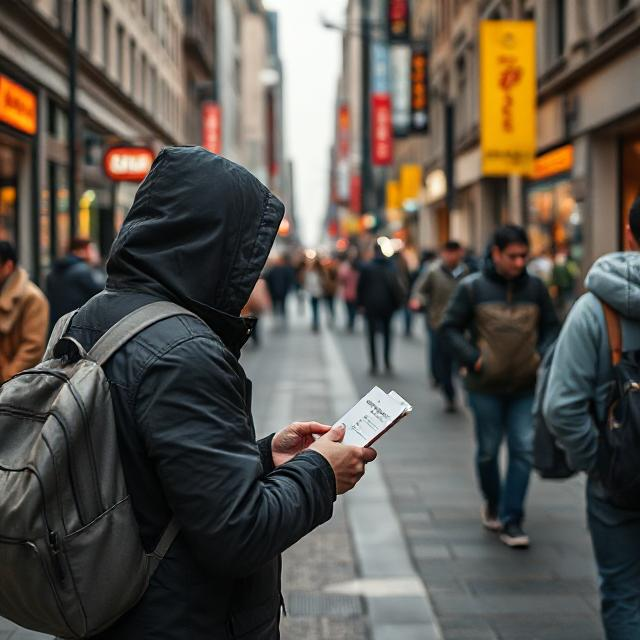
#> input picture 08_face_blur_tool/input/image1.jpg, 640 x 640 px; its folder holds only this picture in this run
$ python main.py
#> lines starting #> are read from the running program, lines starting #| are printed output that depends on the picture
#> the answer given: input
from pathlib import Path
import shutil
import cv2
from PIL import Image

BASE_DIR = Path(__file__).resolve().parent


def face_blur(path):
    output_dir = BASE_DIR / "output"

    if output_dir.exists():
        confirm = input("Output folder exists. Delete and continue? (y/n): ").lower()
        if confirm != "y":
            print("Cancelled.")
            return
        shutil.rmtree(output_dir)

    output_dir.mkdir(parents=True, exist_ok=True)


    records = 0
    cascade_path = cv2.data.haarcascades + "haarcascade_frontalface_default.xml"
    face_cascade = cv2.CascadeClassifier(cascade_path)


    for file in path.rglob("*"):

        file = Path(file)
        try:


            if file.is_file() and file.suffix.lower() in [".jpg", ".jpeg", ".png", ".webp", ".avif"]:

                image = cv2.imread(str(file))
#> image is the input picture: shape (640, 640, 3); mean B, G, R 78.2, 85.8, 91.3
                if image is None:
                    continue

                # Convert to grayscale for detection
                gray = cv2.cvtColor(image, cv2.COLOR_BGR2GRAY)
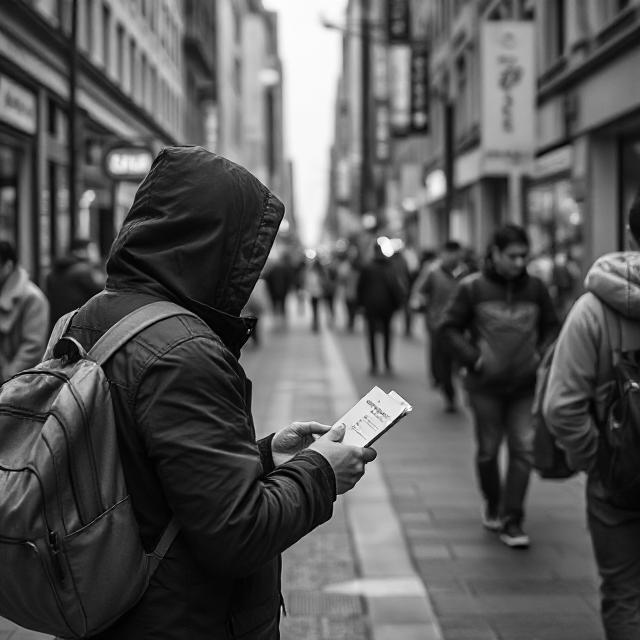
#> gray: shape (640, 640); min 0, max 255, mean 86.6

                faces = face_cascade.detectMultiScale(
                gray,
                    scaleFactor=1.1,
                    minNeighbors=5,
                    minSize=(30, 30)
                )
#> faces = ()

                print(f"Detected {len(faces)} face(s).")
#| Detected 0 face(s).

                # Blur each detected face
                for (x, y, w, h) in faces:
                    face_region = image[y:y+h, x:x+w]
                    blurred_face = cv2.GaussianBlur(face_region, (99, 99), 30)
                    image[y:y+h, x:x+w] = blurred_face
#> this loop made 0 passes

                output_path = output_dir / f"{file.stem}.png"

                # Save the output
                cv2.imwrite(output_path, image)
                print(f"Blurred image saved to '{output_path}'.")


                records += 1

        except Exception as e:
            print(f"Failed to process {file.name}: {e}")

    if records == 0:
        print("No images found.")
    else:
        print(f"{records} images face blurred successfully.")


while True:
    print()
    user_path = input("Enter full path of the folder (or 'q' to quit): ").strip()
    print()

    default_folder = BASE_DIR / "input"

    if user_path.lower() == "q":
        print("Exiting...")
        break

    if not user_path:
        path = default_folder
        if path.is_dir():
            print(f"No path provided — using default folder: {path}")
        else:
            print("No path provided and default folder is missing.")
            continue
    else:
        path = Path(user_path)

    if path.is_dir():
        print(f"Folder Loaded: {path}")
#> (the run stopped early here; a loop or call above may not have finished)
